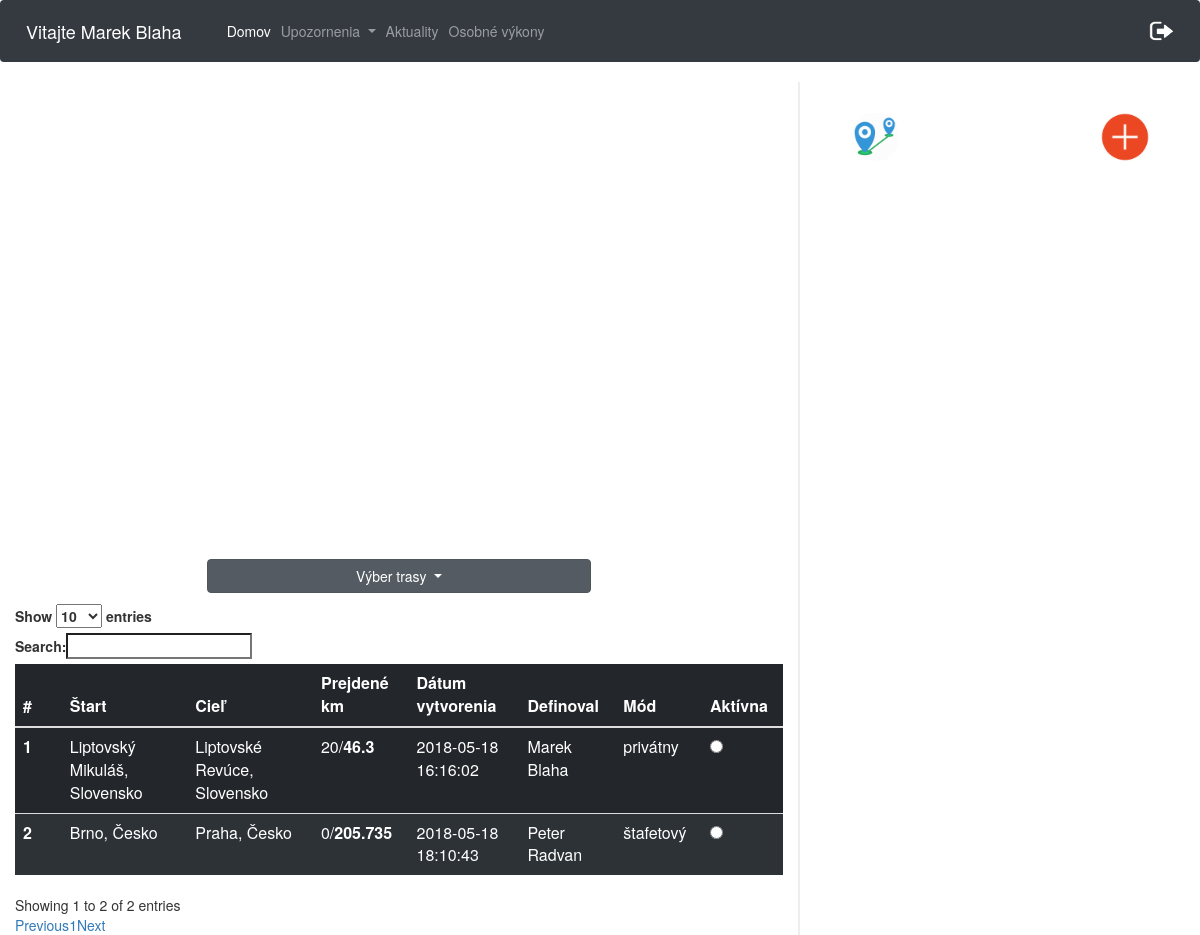
Screenshot of /cesty.php (signed in) with the database file from the repository.
### tables this page shows
CREATE TABLE `pouzivatelia` (
  `id` int(11) NOT NULL,
  `meno` varchar(20) NOT NULL,
  `priezvisko` varchar(20) NOT NULL,
  `email` varchar(40) NOT NULL,
  `heslo` varchar(60) NOT NULL,
  `stredna_skola` varchar(40) NOT NULL,
  `stredna_skola_adresa` varchar(60) NOT NULL,
  `ulica` varchar(40) NOT NULL,
  `psc` varchar(10) NOT NULL,
  `obec` varchar(40) NOT NULL,
  `rola` varchar(10) NOT NULL DEFAULT 'user',
  `odoberatel` tinyint(1) NOT NULL DEFAULT '0',
  `prve_prihlasenie` int(11) NOT NULL DEFAULT '0',
  `id_timu` int(11) DEFAULT NULL
);

CREATE TABLE `trasa_pouzivatel` (
  `id` int(11) NOT NULL,
  `id_pouzivatel` int(11) NOT NULL,
  `id_trasa` int(11) NOT NULL,
  `prejdene_km` int(11) NOT NULL,
  `aktivna_trasa` int(11) NOT NULL
);

CREATE TABLE `trasa` (
  `id` int(10) UNSIGNED NOT NULL,
  `start_nazov` varchar(50) NOT NULL,
  `start_lat` varchar(20) NOT NULL,
  `start_long` varchar(20) NOT NULL,
  `ciel_nazov` varchar(50) NOT NULL,
  `ciel_lat` varchar(20) NOT NULL,
  `ciel_long` varchar(20) NOT NULL,
  `celkove_km` double NOT NULL,
  `datum_vytvorenia` datetime NOT NULL,
  `mod_trasy` varchar(20) NOT NULL,
  `id_user` int(11) NOT NULL,
  `vytvoril` varchar(100) NOT NULL
);

### cesty.php (the view, shortened to what this page needs)
<html>
<head>
    <link rel="stylesheet" href="https://maxcdn.bootstrapcdn.com/bootstrap/4.0.0/css/bootstrap.min.css">
    <link rel="stylesheet" type="text/css" href="https://maxcdn.bootstrapcdn.com/bootstrap/3.3.7/css/bootstrap.min.css">
    <link rel="stylesheet" type="text/css" href="https://cdn.datatables.net/1.10.16/css/dataTables.bootstrap.min.css">
    <link rel="stylesheet" href="./css/cesty.css">
</head>
<body>
<nav class="navbar navbar-expand-lg  navbar-dark bg-dark">
        <span class="navbar-brand" >
            <?php
            $conn = new mysqli($servername, $username, $password, $dbname);
            $conn->set_charset("UTF8");
            $email= $_SESSION['email'];
            $query="SELECT meno, priezvisko from pouzivatelia WHERE email='$email'";
            $result = mysqli_query($conn,$query);
            while ($data = mysqli_fetch_array($result)){
                echo "Vitajte ".$data['meno']." ".$data['priezvisko'];
            }
            ?>
        </span>
    <div class="collapse navbar-collapse" id="navbarSupportedContent">
        <ul class="navbar-nav mr-auto">
            <li class="nav-item active">
                <a class="nav-link" href="cesty.php">Domov</a>
            </li>
            <li class="nav-item dropdown">
                <a class="nav-link dropdown-toggle" href="#" id="navbarDropdown" role="button" data-toggle="dropdown" aria-haspopup="true" aria-expanded="false">
                    Upozornenia
                </a>
            </li>
            <li class="nav-item">
                <a class="nav-link" href="aktuality.php">
                    Aktuality
                </a>
            </li>
            <li class="nav-item" id="osobneVykony" style="display: inline;">
                <a class="nav-link" href="osobneVykony.php">
                    Osobné výkony
                </a>
            </li>
        </ul>
        <ul class="nav navbar-nav navbar-right">
            <li><a href="aktuality.php?odhlasenie='1'"><img src="logOut.png" width="25px" height="20px"></a></li>
        </ul>
    </div>
</nav>
<div class="row">
    <div class="col-8 leftCol">
        <div id="myMap" style="height: 400px; width: 70%"></div>
        <div class="dropdown show " id="trasyId">
            <a class="btn btn-secondary dropdown-toggle" href="#" role="button" id="dropdownMenuLink" data-toggle="dropdown" aria-haspopup="true" aria-expanded="false">
                Výber trasy
            </a>
            <?php
            $conn = new mysqli($servername, $username, $password, $dbname);
            $conn->set_charset("UTF8");
            $idU = $_SESSION['id'];
            $sql = "SELECT trasa.id as tid, pouzivatelia.id, trasa.start_nazov, trasa.ciel_nazov, trasa_pouzivatel.prejdene_km, trasa.celkove_km, trasa.datum_vytvorenia, trasa_pouzivatel.aktivna_trasa, trasa.mod_trasy, trasa.vytvoril
                    FROM trasa_pouzivatel
                    INNER JOIN trasa ON trasa.id = trasa_pouzivatel.id_trasa
                    INNER JOIN pouzivatelia on pouzivatelia.id = trasa_pouzivatel.id_pouzivatel
                    WHERE trasa_pouzivatel.id_pouzivatel = $idU ORDER BY aktivna_trasa DESC";
            ?>
        </div>
        <table class="table table-dark" id="privatneTrasy">
            <thead>
            <tr>
                <th scope="col">#</th>
                <th scope="col">Štart</th>
                <th scope="col">Cieľ</th>
                <th scope="col">Prejdené km</th>
                <th scope="col">Dátum vytvorenia</th>
                <th scope="col">Definoval</th>
                <th scope="col">Mód</th>
                <th scope="col">Aktívna</th>
            </tr>
            </thead>
            <tbody>
            <?php
            $i = 1;
            if ($result = $conn->query($sql)) {
                while ($row = $result->fetch_object()) {
                    echo "<tr>";
                    echo "<th scope='row'>$i <span class='spanId' >$row->id</span><span class='spanTid' >$row->tid</span></th>";
                    echo "<td>$row->start_nazov</td>";
                    echo "<td>$row->ciel_nazov</td>";
                    echo "<td>$row->prejdene_km/<b>$row->celkove_km</b></td>";
                    echo "<td>$row->datum_vytvorenia</td>";
                    echo "<td>$row->vytvoril</td>";
                    echo "<td>$row->mod_trasy</td>";
                    if($row->aktivna_trasa > 0){
                        echo "<td><input onclick='check($i)' class='radio' type='radio' checked> </td>";
                    }
                    else{
                        echo "<td><input onclick='check($i)' class='radio' type='radio' ></td>";
                    }
                    echo "</tr>";
                    $i++;
                }
            }
            ?>
            </tbody>
        </table>
    </div>
    <div class="col-4 rightCol">
        <img src="img/add.png" id="privateBtn" class="addBtn" alt="add">
        <img src="img/distance.png" id="distanceBtn" class="addBtn" alt="add">
        </div>
    </div>
</body>
</html>

### css/cesty.css (style rules this page uses)
.leftCol { border-right: 2px solid #eee !important; }
.row { box-sizing: border-box !important; margin:0; }
#myMap { margin: 5% auto; }
#dropdownMenuLink { width:100% !important; margin-bottom:3% !important; }
#trasyId { margin: 0 auto; width:50% !important; }
.addBtn { position: absolute; top:30px; right:50px; width: 50px; height:50px; transition: all 0.3s linear; border-radius: 50%; }
.addBtn:nth-child(2) { right:110px; }
#distanceBtn { left:50px; }
#privatneTrasy tr { background: rgba(50,56,62,0.7); }
#privatneTrasy tr:first-child { background: rgba(50,56,62,0.1); }

### rows the page displays
pouzivatelia: meno "Marek", priezvisko "Blaha"
trasa_pouzivatel: id_trasa.start_nazov "Liptovský Mikuláš, Slovensko", id_trasa.ciel_nazov "Liptovské Revúce, Slovensko", prejdene_km "20", id_trasa.celkove_km "46.3", id_trasa.datum_vytvorenia "2018-05-18 16:16:02", id_trasa.vytvoril "Marek Blaha", id_trasa.mod_trasy "privátny"
trasa_pouzivatel: id_trasa.start_nazov "Brno, Česko", id_trasa.ciel_nazov "Praha, Česko", prejdene_km "0", id_trasa.celkove_km "205.735", id_trasa.datum_vytvorenia "2018-05-18 18:10:43", id_trasa.vytvoril "Peter Radvan", id_trasa.mod_trasy "štafetový"
